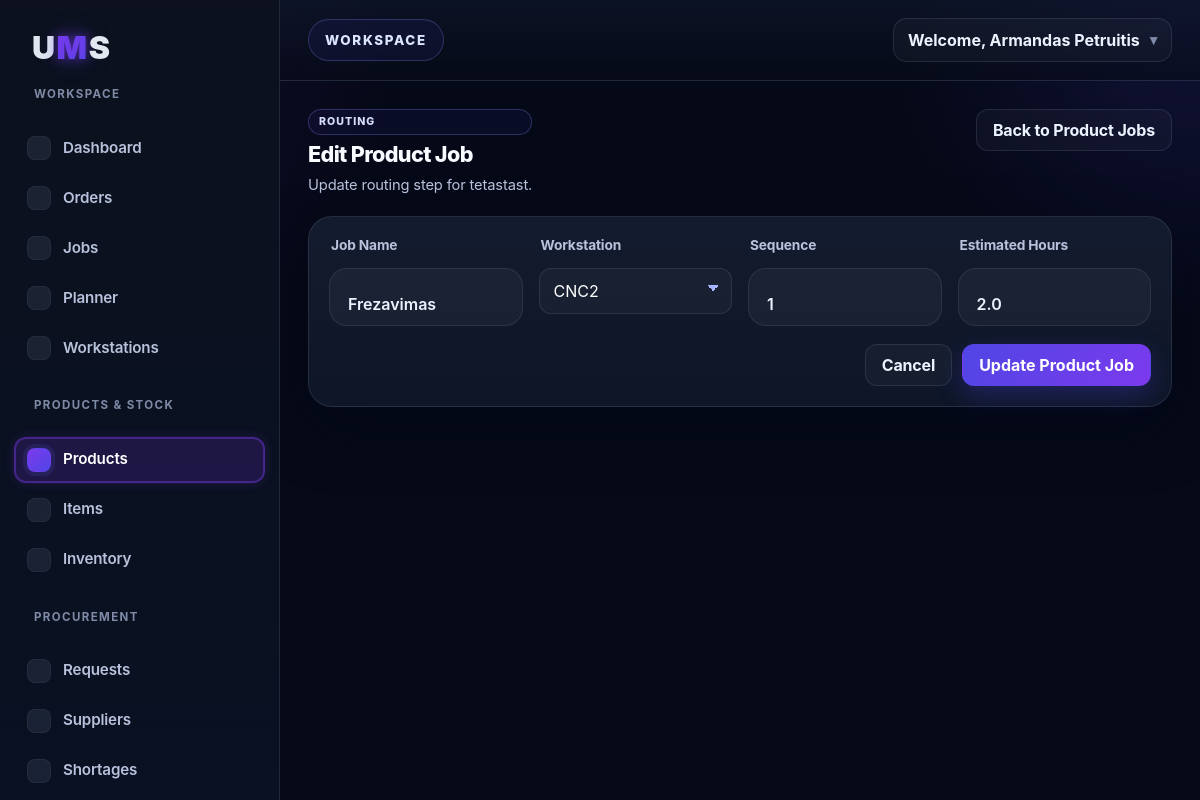
Screenshot of /products/jobs/edit/1 (signed in) with the database file from the repository.
### tables this page shows
CREATE TABLE products (
        id INTEGER PRIMARY KEY AUTOINCREMENT,
        product_code TEXT NOT NULL,
        product_name TEXT NOT NULL,
        description TEXT,
        measurement_unit TEXT NOT NULL
    , time_per_unit REAL NOT NULL DEFAULT 0, stock_quantity REAL NOT NULL DEFAULT 0, company_id INTEGER);

CREATE TABLE product_job_templates (
        id INTEGER PRIMARY KEY AUTOINCREMENT,
        product_id INTEGER NOT NULL,
        workstation_id INTEGER NOT NULL,
        job_name TEXT NOT NULL,
        sequence INTEGER NOT NULL DEFAULT 1,
        estimated_hours REAL NOT NULL DEFAULT 0, company_id INTEGER,
        FOREIGN KEY (product_id) REFERENCES products(id),
        FOREIGN KEY (workstation_id) REFERENCES workstations(id)
    );

CREATE TABLE workstations (
        id INTEGER PRIMARY KEY AUTOINCREMENT,
        name TEXT NOT NULL,
        description TEXT,
        hours_per_shift REAL NOT NULL DEFAULT 8,
        shifts_per_day INTEGER NOT NULL DEFAULT 1,
        working_days_per_month INTEGER NOT NULL DEFAULT 20
    , color TEXT NOT NULL DEFAULT '#3b82f6', company_id INTEGER);

### app.py (the view, shortened to what this page needs)
@app.route("/products/jobs/edit/<int:job_id>", methods=["GET", "POST"])
def edit_product_job(job_id):
    if not is_logged_in():
        return redirect(url_for("login"))
    company_id = get_company_id()
    conn = sqlite3.connect("database.db")
    cursor = conn.cursor()
    cursor.execute("""
        SELECT id, product_id, workstation_id, job_name, sequence, estimated_hours
        FROM product_job_templates
        WHERE id = ? AND company_id = ?
    """, (job_id, company_id))
    row = cursor.fetchone()
    if row is None:
        conn.close()
        return "Product job template not found", 404
    job_template = {
        "id": row[0],
        "product_id": row[1],
        "workstation_id": row[2],
        "job_name": row[3],
        "sequence": row[4],
        "estimated_hours": row[5]
    }
    cursor.execute("""
        SELECT id, name
        FROM workstations
        WHERE company_id = ?
        ORDER BY name ASC
    """, (company_id,))
    workstation_rows = cursor.fetchall()
    workstations = [{"id": r[0], "name": r[1]} for r in workstation_rows]
    cursor.execute("""
        SELECT id, product_code, product_name
        FROM products
        WHERE id = ? AND company_id = ?
    """, (job_template["product_id"], company_id))
    product_row = cursor.fetchone()
    conn.close()
    product = {
        "id": product_row[0],
        "product_code": product_row[1],
        "product_name": product_row[2]
    }
    return render_template(
        "edit_product_job.html",
        job_template=job_template,
        workstations=workstations,
        product=product,
        active_page="products"
    )

### app.py (called while the page is built, shortened)
def is_logged_in():
    return "user_id" in session

def get_company_id():
    company_id = session.get("company_id")
    if not company_id:
        raise ValueError("Missing company_id in session.")
    return company_id

def get_current_user_role():
    return (session.get("user_role") or "worker").strip().lower()

def get_role_default_permissions(role):
    return set(ROLE_DEFAULT_PERMISSIONS.get((role or "worker").lower(), set()))

def get_user_permission_overrides(user_id):
    conn = sqlite3.connect("database.db")
    cursor = conn.cursor()
    cursor.execute("""
        SELECT permission_key, allowed
        FROM user_permissions
        WHERE user_id = ?
    """, (user_id,))
    rows = cursor.fetchall()
    conn.close()
    overrides = {}
    for permission_key, allowed in rows:
        overrides[permission_key] = bool(allowed)
    return overrides

def get_effective_permissions(user_id=None, role=None):
    if user_id is None:
        user_id = session.get("user_id")
    if role is None:
        role = get_current_user_role()
    permissions = set(get_role_default_permissions(role))
    overrides = get_user_permission_overrides(user_id)
    for permission_key, allowed in overrides.items():
        if allowed:
            permissions.add(permission_key)
        else:
            permissions.discard(permission_key)
    return permissions

@app.context_processor
def inject_permissions():
    effective_permissions = get_effective_permissions()
    return {
        "current_user_role": get_current_user_role(),
        "effective_permissions": effective_permissions,
        "has_permission_ui": lambda permission_key: permission_key in effective_permissions,
        "all_permission_keys": ALL_PERMISSION_KEYS,
    }

### templates/edit_product_job.html (shortened to what this page needs)
{% extends "base.html" %}
{% block content %}
<div class="jobs-header">
  <div class="jobs-header-left">
    <span class="eyebrow-label">Routing</span>
    <h1>Edit Product Job</h1>
    <p>Update routing step for {{ product.product_name }}.</p>
  </div>
  <div class="jobs-header-right">
    <a href="{{ url_for('product_jobs', product_id=product.id) }}" class="dashboard-btn secondary">Back to Product Jobs</a>
  </div>
</div>
<div class="dashboard-form-card product-form-card">
  <form method="POST" class="order-form">
    <div class="form-grid form-grid-4">
      <div class="form-group">
        <label for="job_name">Job Name</label>
        <input
          type="text"
          id="job_name"
          name="job_name"
          value="{{ job_template.job_name }}"
          required
        >
      </div>
      <div class="form-group">
        <label for="workstation_id">Workstation</label>
        <select id="workstation_id" name="workstation_id" required>
          {% for workstation in workstations %}
            <option value="{{ workstation.id }}" {% if job_template.workstation_id == workstation.id %}selected{% endif %}>
              {{ workstation.name }}
            </option>
          {% endfor %}
        </select>
      </div>
      <div class="form-group">
        <label for="sequence">Sequence</label>
        <input
          type="number"
          id="sequence"
          name="sequence"
          value="{{ job_template.sequence }}"
          min="1"
          required
        >
      </div>
      <div class="form-group">
        <label for="estimated_hours">Estimated Hours</label>
        <input
          type="number"
          step="0.01"
          id="estimated_hours"
          name="estimated_hours"
          value="{{ job_template.estimated_hours }}"
          min="0"
          required
        >
      </div>
    </div>
    <div class="form-actions">
      <a href="{{ url_for('product_jobs', product_id=product.id) }}" class="dashboard-btn secondary">Cancel</a>
      <button type="submit" class="dashboard-btn primary">Update Product Job</button>
    </div>
  </form>
</div>
{% endblock %}

### rows the page displays
products: product_name "tetastast"
product_job_templates: job_name "Frezavimas", workstation_id "CNC2", sequence "1", estimated_hours "2.0"

### other values shown
{{ session.get('user_name') }} "Armandas Petruitis"
